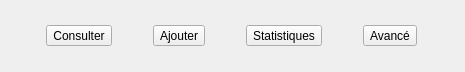
         <widget class="QWidget" name="horizontalLayoutWidget_8">
          <property name="geometry">
           <rect>
            <x>540</x>
            <y>10</y>
            <width>465</width>
            <height>72</height>
           </rect>
          </property>
          <layout class="QHBoxLayout" name="horizontalLayout_18">
           <item>
            <widget class="QToolButton" name="btnConsulterAgr">
             <property name="toolTip">
              <string>Consulter</string>
             </property>
             <property name="text">
              <string>Consulter</string>
             </property>
             <property name="icon">
              <iconset resource="img.qrc">
               <normaloff>:/img/search.svg</normaloff>:/img/search.svg</iconset>
             </property>
             <property name="iconSize">
              <size>
               <width>24</width>
               <height>24</height>
              </size>
             </property>
             <property name="toolButtonStyle">
              <enum>Qt::ToolButtonStyle::ToolButtonTextUnderIcon</enum>
             </property>
            </widget>
           </item>
           <item>
            <widget class="QToolButton" name="btnAjouterAgr">
             <property name="toolTip">
              <string>Ajouter</string>
             </property>
             <property name="text">
              <string>Ajouter</string>
             </property>
             <property name="icon">
              <iconset resource="img.qrc">
               <normaloff>:/img/add.svg</normaloff>:/img/add.svg</iconset>
             </property>
             <property name="iconSize">
              <size>
               <width>24</width>
               <height>24</height>
              </size>
             </property>
             <property name="toolButtonStyle">
              <enum>Qt::ToolButtonStyle::ToolButtonTextUnderIcon</enum>
             </property>
            </widget>
           </item>
           <item>
            <widget class="QToolButton" name="btnStatAgr">
             <property name="toolTip">
              <string>Statistiques</string>
             </property>
             <property name="text">
              <string>Statistiques</string>
             </property>
             <property name="icon">
              <iconset resource="img.qrc">
               <normaloff>:/img/chart.svg</normaloff>:/img/chart.svg</iconset>
             </property>
             <property name="iconSize">
              <size>
               <width>24</width>
               <height>24</height>
              </size>
             </property>
             <property name="toolButtonStyle">
              <enum>Qt::ToolButtonStyle::ToolButtonTextUnderIcon</enum>
             </property>
            </widget>
           </item>
           <item>
            <widget class="QToolButton" name="btnAvanceAgr">
             <property name="toolTip">
              <string>Avancé</string>
             </property>
             <property name="text">
              <string>Avancé</string>
             </property>
             <property name="icon">
              <iconset resource="img.qrc">
               <normaloff>:/img/settings.svg</normaloff>:/img/settings.svg</iconset>
             </property>
             <property name="iconSize">
              <size>
               <width>24</width>
               <height>24</height>
              </size>
             </property>
             <property name="toolButtonStyle">
              <enum>Qt::ToolButtonStyle::ToolButtonTextUnderIcon</enum>
             </property>
            </widget>
           </item>
          </layout>
         </widget>
